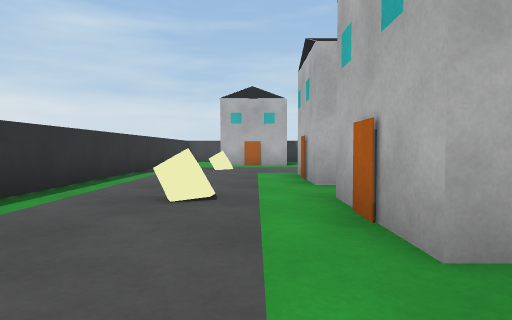
view 1 (above)

24 first-person views from a walk through a scene from a Unity 3-D project. The camera is 0.64 m above the floor, tilts 2° down and sees 75° across. The floor is counted in squares, 1 m on a side. Each view is taken from the middle of a square. On the plan, view 1 faces up. The plan holds only what a view shows up to about 10 squares ahead; the rest is blank. The player is left out.

view 2
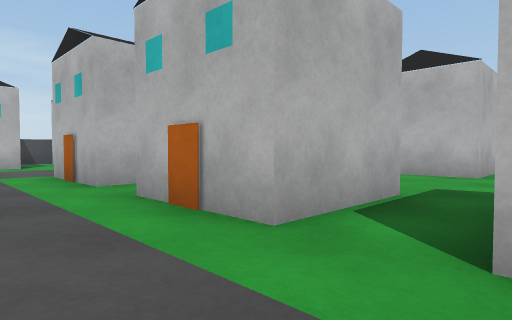

view 3
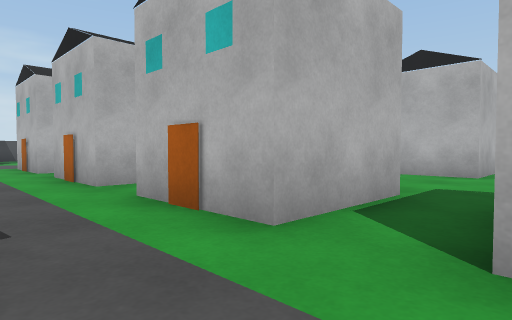

view 4
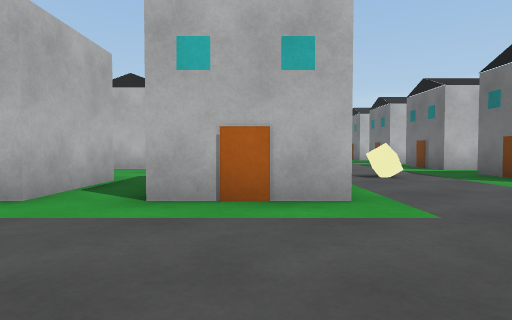

view 5
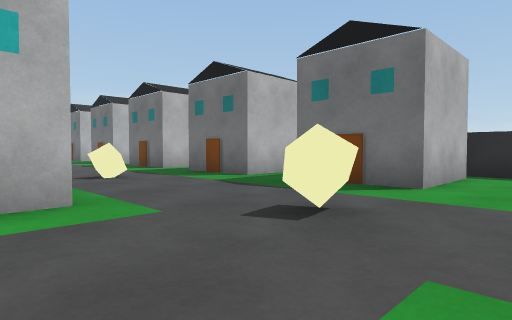

view 6
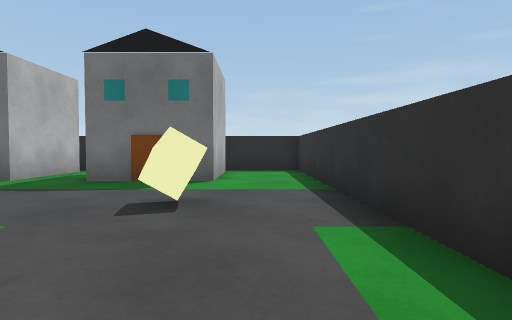

view 7
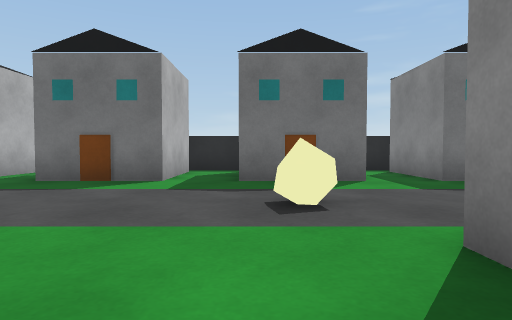

view 8
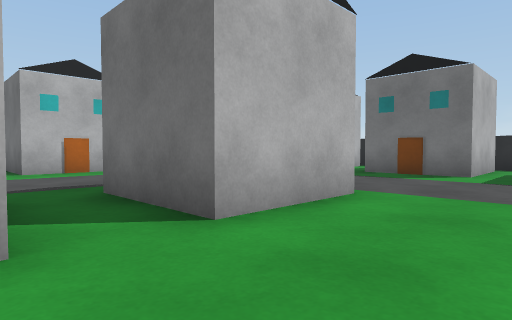

view 9
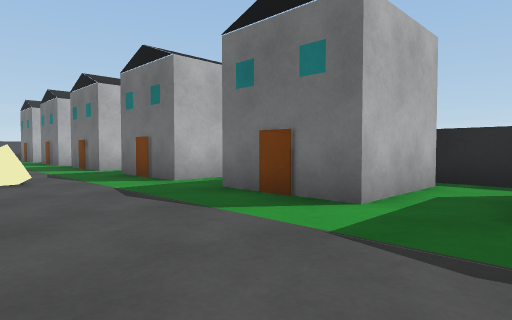

view 10
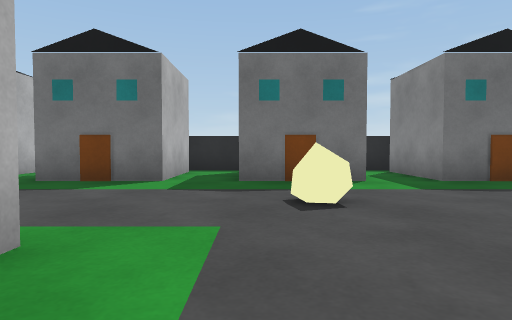

view 11
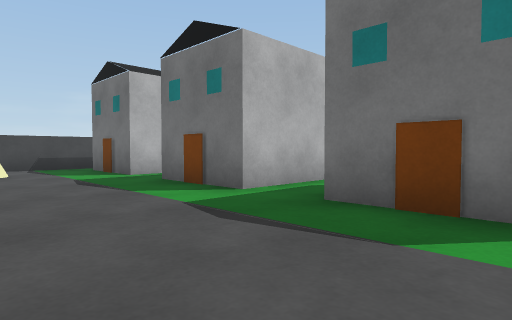

view 12
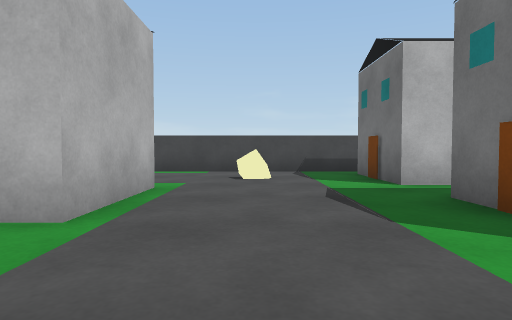

view 13
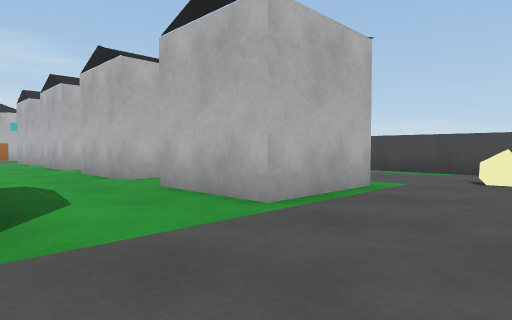

view 14
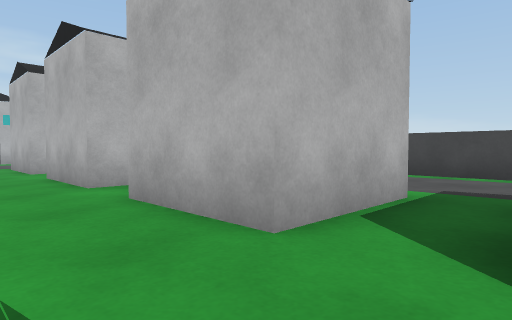

view 15
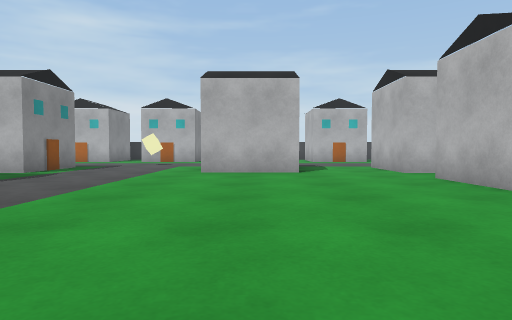

view 16
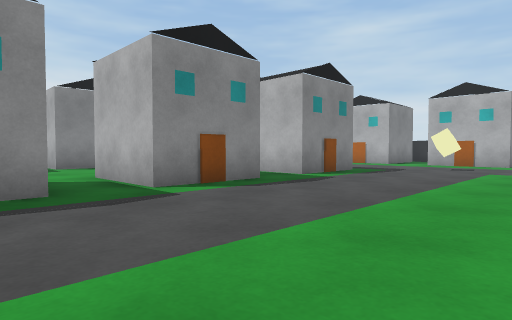

view 17
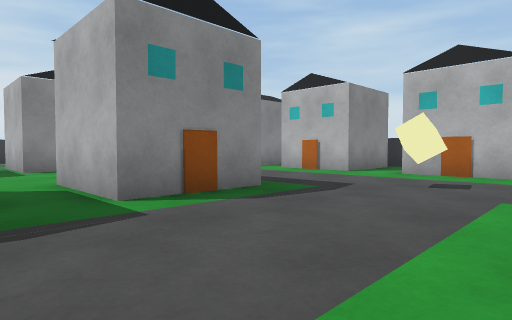

view 18
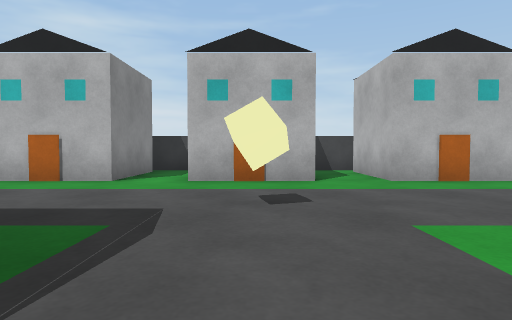

view 19
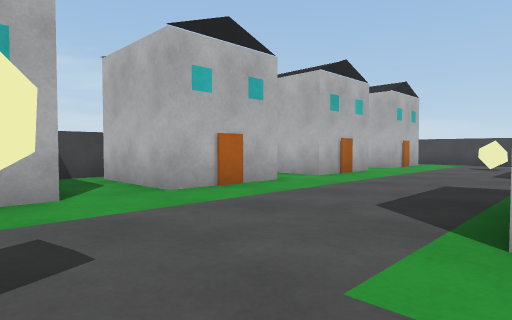

view 20
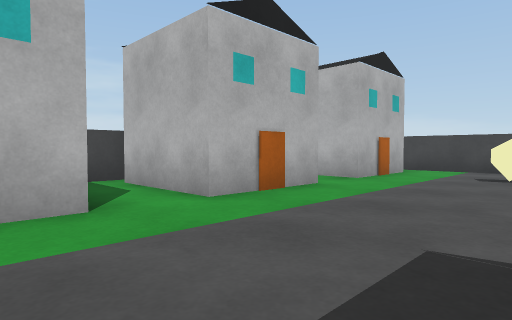

view 21
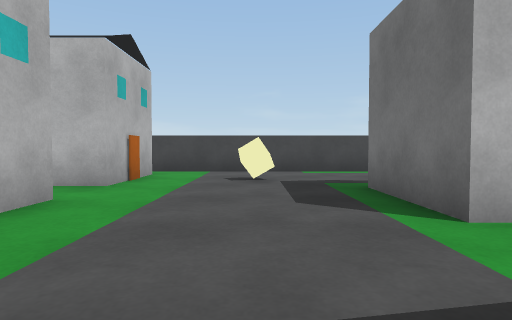

view 22
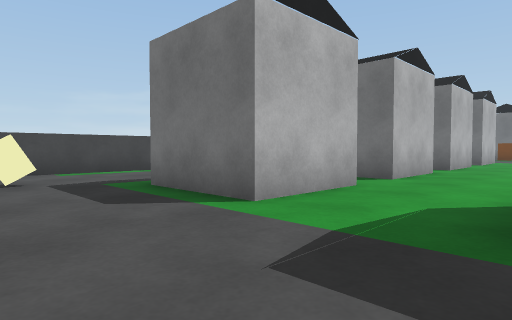

view 23
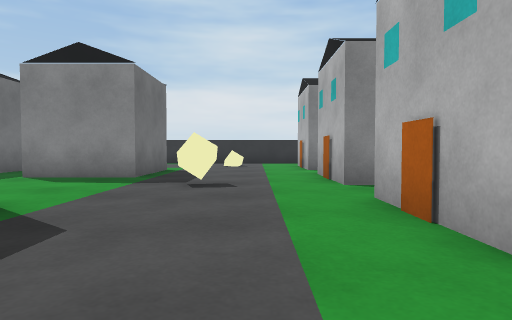

view 24
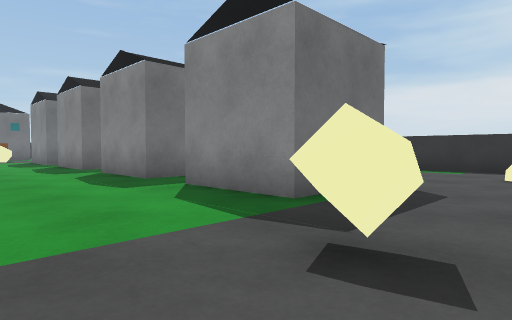

### Floor plan
Key: @ floor where view 1 was taken; # wall or solid block; . floor; C cube; H house.
Columns run from 4 left of view 1 to 26 right of it. Each row starts with its distance up from view 1.
 16              ##   ##  ##
 15              #.   .#  .#
 14              #.   .## .##  ##
 13      #.H##.H##.H##.H##.H##.H###
 12      .........................#
 11      .........................#
 10 # .C.....C......C...........C.#
  9 #.............................#
  8 #....###....  #....H  ..###...#
  7 #....H##....  H....   ..##  ..#
  6 #....###....###....###..##H   #
  5 #........................
  4 #..C.###...   #.........##
  3  ....H##....  H.........##
  2   ...###....###.........##H
  1    ......................
  0    .@###..    #.........#
 -1    ..H # ...  H.........#    .#
 -2    ..###....##     .....##H...#
 -3    ................ . ........#
 -4   ...#   ...###....H##..#     #
 -5  ....H  ....  H....## ..#    .#
 -6 #....#  ....   ....#  ..##H...#
 -7 #.............................#
 -8 #..C....C.......C...........C.#
 -9 #.............................#
-10 #.............................#
-11 #..##H.##H.##H.##H.##H.##H.##H#
-12 #..###.#  .###.#  .#  .#
-13 #..###.#  .###.#  .#   #
-14 ########  ######  ##

Positions as (right, up) in squares from view 1, and headings:
1: (0, 0), facing up
2: (-1, 0), facing up-right
3: (-1, -4), facing up-right
4: (-3, -5), facing right
5: (-3, -5), facing down-right
6: (-2, -4), facing down
7: (5, -4), facing down
8: (5, -2), facing down-right
9: (5, -7), facing down-right
10: (13, -4), facing down
11: (15, -7), facing down-right
12: (17, -8), facing right
13: (17, -9), facing up-right
14: (18, -4), facing up-right
15: (16, -3), facing up
16: (15, -1), facing up-left
17: (14, 4), facing up-left
18: (12, 6), facing up
19: (12, 8), facing up-right
20: (16, 9), facing up-right
21: (17, 10), facing right
22: (17, 11), facing down-right
23: (11, 11), facing left
24: (7, 11), facing down-left
